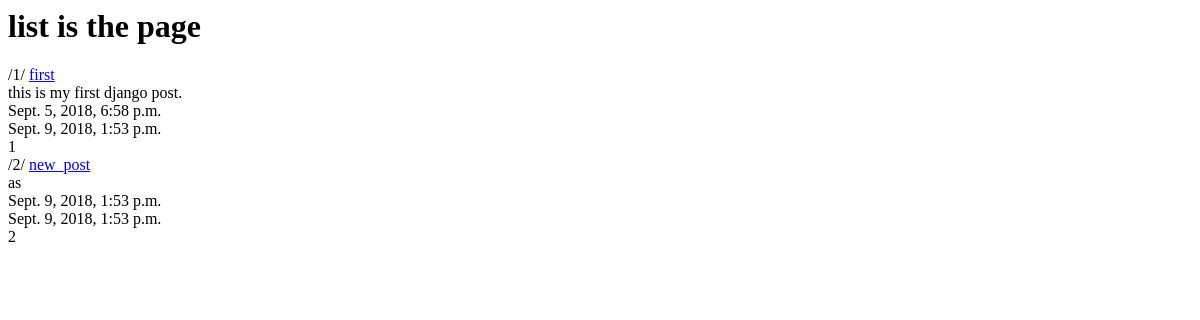
The app's page /list, older data.
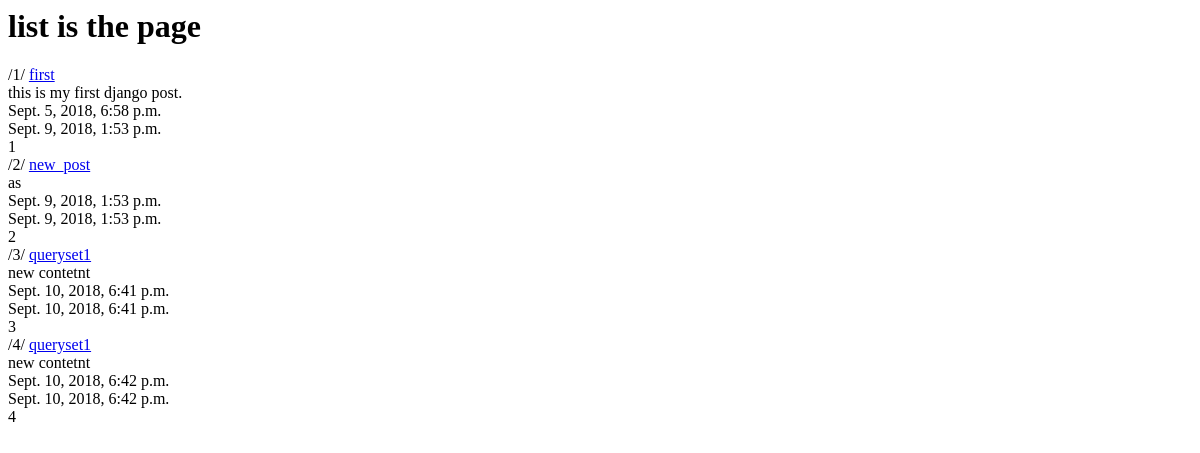
The same page, newer data.
### myapp/models.py (models this page shows, shortened)
class post(models.Model):
    title = models.CharField(max_length=120)
    content = models.TextField()
    timestamp = models.DateTimeField(auto_now=False, auto_now_add=True)
    updated = models.DateTimeField(auto_now=True, auto_now_add=False)
    def get_absolut_url(self):
    	return reverse("detail", kwargs={"id": self.id})

### myapp/views.py (the view)
# urls.py: path('list', views.posts_list),
def posts_list(requests):
    queryset= post.objects.all()
    context ={
        "object_list": queryset,
        "title": "list"
    }
    return render(requests, 'index.html', context)

### template/index.html
<html>
<body>
<h1>{{ title }} is the page</h1>
{% for obj in object_list %}
{% url "detail" id=obj.id %}
<a href='{{ obj.get_absolut_url}}'>{{obj.title}}</a><br/>
{{obj.content}}<br/>
{{obj.timestamp}}<br/>
{{obj.updated}}<br/>
{{obj.id}}<br/>
{%endfor%}
</body>
</html>

Row changes from the older to the newer data that the page shows:
added post: id "/3/", title "queryset1", content "new contetnt", timestamp "Sept. 10, 2018, 6:41 p.m.", updated "Sept. 10, 2018, 6:41 p.m.", id "3"
added post: id "/4/", title "queryset1", content "new contetnt", timestamp "Sept. 10, 2018, 6:42 p.m.", updated "Sept. 10, 2018, 6:42 p.m.", id "4"
